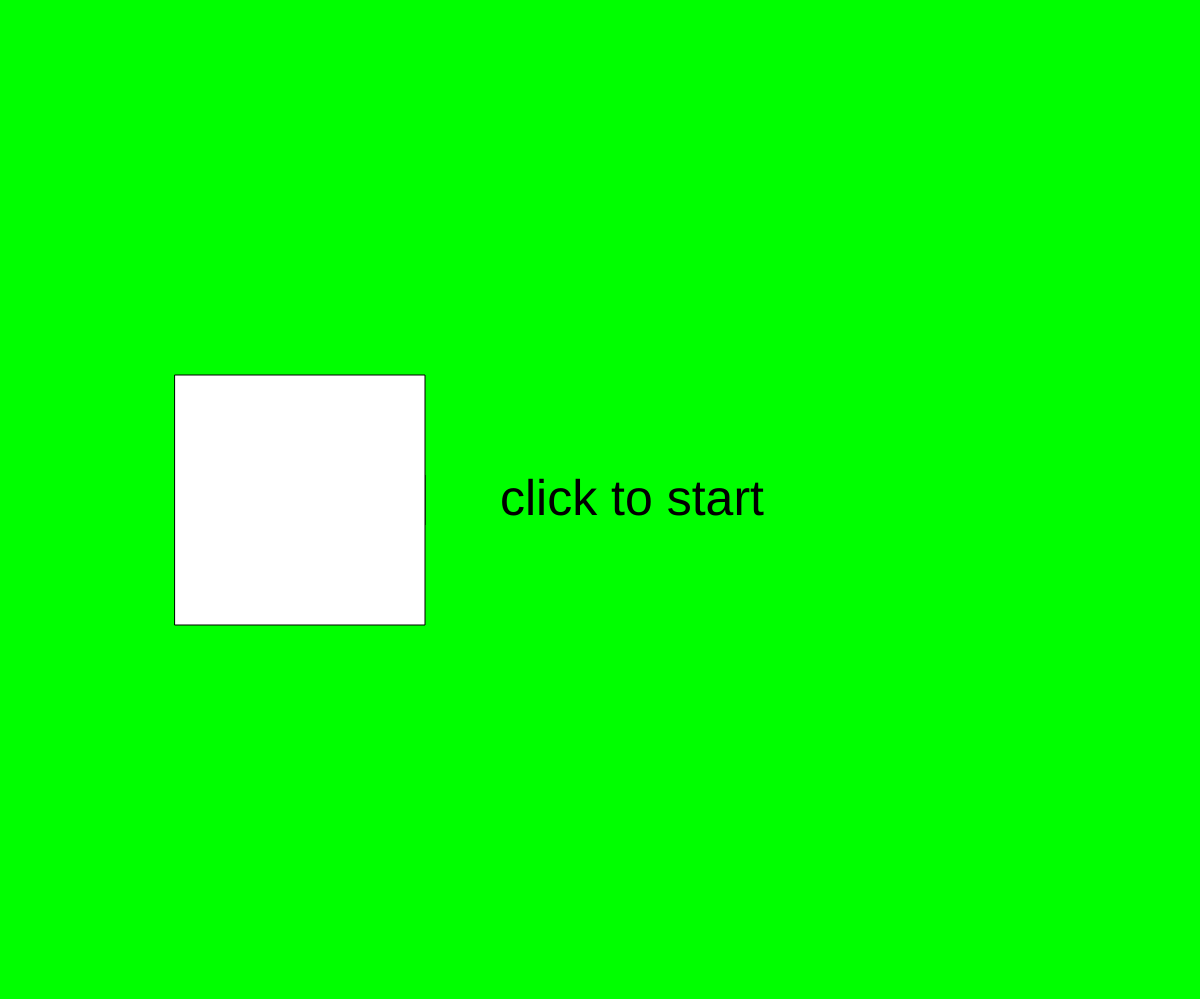
Frame 1 (no input)
Frame 60 (no input): identical to frame 1, image omitted
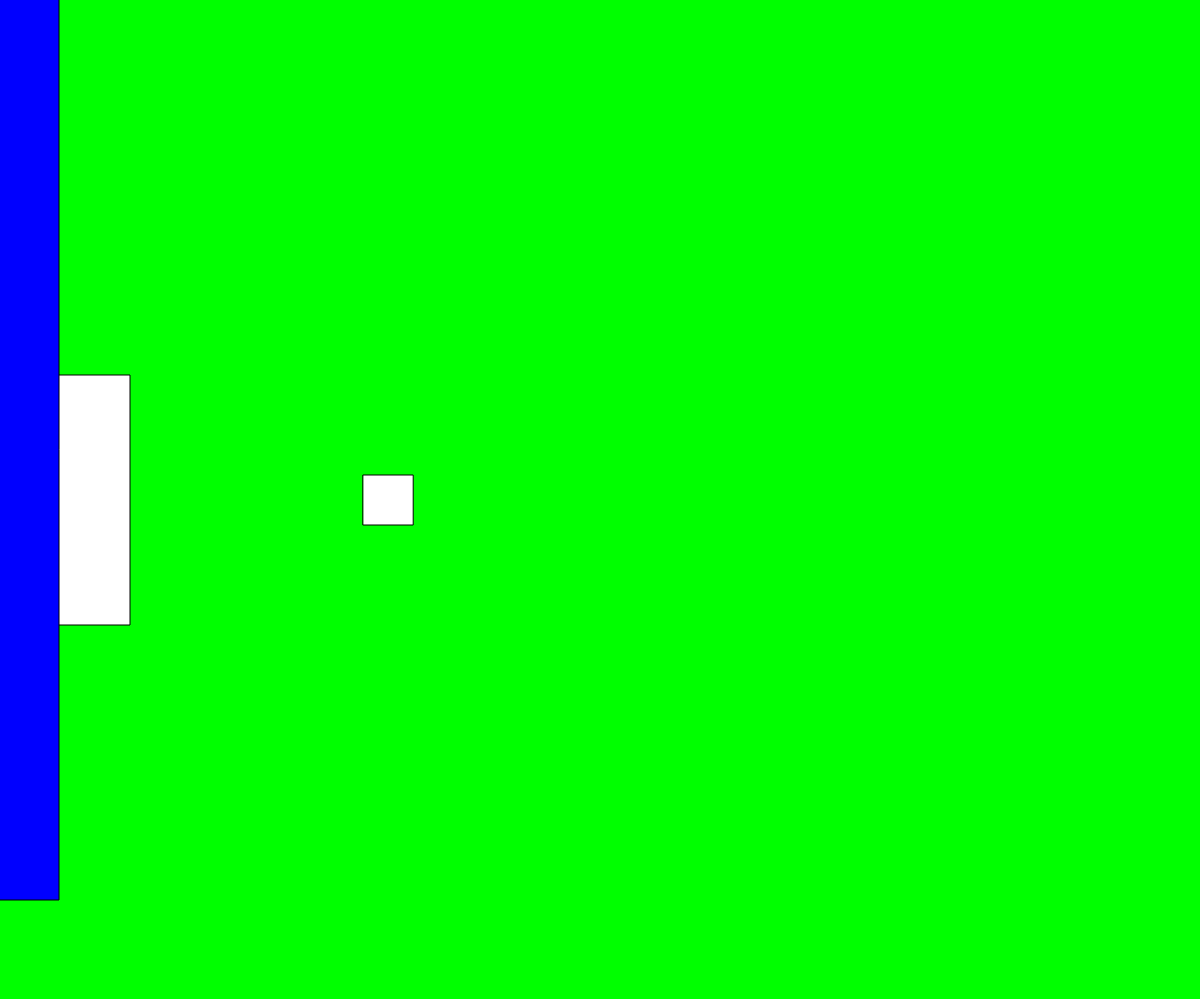
Frame 120 (the mouse pressed at the canvas centre since frame 60)

The p5.js sketch that drew these frames (run headless with seeded random() and noise() and a simulated clock; from frame 60 on, the mouse is pressed at the canvas centre):

// p5.js sketch
// ── sketch.js
var player, playerX = 400, playerY
var gameState = "start"
var houseX = 300, houseY = playerY, floudX = -250

function loading()
{

}

function peload()
{
  
}

function setup() {
  fullscreen();
  createCanvas(windowWidth, windowHeight-1);
  playerY = windowHeight/2
}

function draw() 
{
  rectMode(CENTER)
  
  background("Lime");
  player = rect(playerX ,playerY, 50, 50);
  //playerControler(5)
  
  if(gameState === "start")
  {
    push();
    textSize(50);
    text("click to start", windowWidth/2-100, windowHeight/2+15)
    pop();

    rect(300, playerY, 250, 250)

    if (mouseIsPressed === true) 
    {
      gameState = "play"
    }

    

  }

  if(gameState === "play")
  {

    rect(houseX, windowHeight/2, 250, 250)
    houseX -= 5

    push();
    fill("blue")
    rect(floudX, 400, 500, 1000)
    pop();

    if(floudX < 20)
    {
      floudX += 1
    }

    playerControler(5)

    playerX -= 0.2;

  }

  
}

function playerControler(speed)
{
  if(keyIsDown(UP_ARROW))
  {
    playerY -= speed
  }

  if(keyIsDown(DOWN_ARROW))
  {
    playerY += speed
  }
  
  if(keyIsDown(LEFT_ARROW))
  {
    playerX -= speed/5
  }

  if(keyIsDown(RIGHT_ARROW))
  {
    playerX += speed/5
  }


}

//function summonObsticles(tipe)
